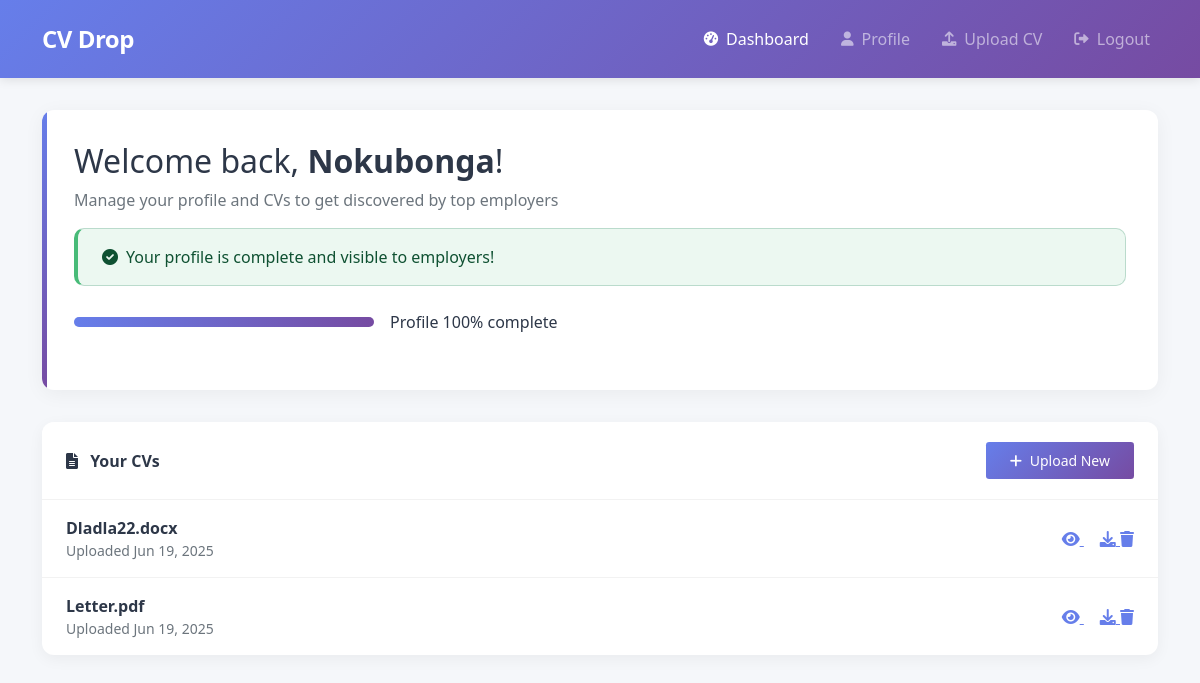
Screenshot of /student/dashboard (signed in) with the database file from the repository.
### app.py (models this page shows)
class Profile(db.Model):
    id = db.Column(db.Integer, primary_key=True)
    user_id = db.Column(db.Integer, db.ForeignKey('user.id'), nullable=False)
    name = db.Column(db.String(100))
    contact = db.Column(db.String(20))
    course = db.Column(db.String(100))
    institution = db.Column(db.String(100))
    graduation_status = db.Column(db.String(50))
    skills = db.Column(db.Text)
    experience = db.Column(db.Text)
    projects = db.Column(db.Text)
    certifications = db.Column(db.Text)
    awards = db.Column(db.Text)

class CV(db.Model):
    id = db.Column(db.Integer, primary_key=True)
    user_id = db.Column(db.Integer, db.ForeignKey('user.id'), nullable=False)
    filename = db.Column(db.String(255), nullable=False)
    original_filename = db.Column(db.String(255), nullable=False)
    upload_date = db.Column(db.DateTime, default=db.func.current_timestamp())

### app.py (the view)
    @app.route('/student/dashboard')
    @login_required
    def student_dashboard():
        if current_user.role != 'student':
            flash('Access denied. Students only.', 'danger')
            return redirect(url_for('login'))
        profile = Profile.query.filter_by(user_id=current_user.id).first()
        cvs = CV.query.filter_by(user_id=current_user.id).all()
        return render_template('student/dashboard.html', profile=profile, cvs=cvs)

### templates/student/dashboard.html (shortened to what this page needs)
<!DOCTYPE html>
<html lang="en">
<head>
    <link href="https://cdn.jsdelivr.net/npm/bootstrap@5.1.3/dist/css/bootstrap.min.css" rel="stylesheet">
    <link rel="stylesheet" href="https://cdnjs.cloudflare.com/ajax/libs/font-awesome/6.0.0/css/all.min.css">
</head>
<body>
    <nav class="navbar navbar-expand-lg navbar-dark">
        <div class="container">
            <a class="navbar-brand" href="{{ url_for('index') }}">CV Drop</a>
            <div class="collapse navbar-collapse" id="navbarNav">
                <div class="navbar-nav ms-auto">
                    <a class="nav-link active" href="{{ url_for('student_dashboard') }}">
                        <i class="fas fa-tachometer-alt"></i> Dashboard
                    </a>
                    <a class="nav-link" href="{{ url_for('student_profile') }}">
                        <i class="fas fa-user"></i> Profile
                    </a>
                    <a class="nav-link" href="{{ url_for('student_upload_cv') }}">
                        <i class="fas fa-upload"></i> Upload CV
                    </a>
                    <a class="nav-link" href="{{ url_for('logout') }}">
                        <i class="fas fa-sign-out-alt"></i> Logout
                    </a>
                </div>
            </div>
        </div>
    </nav>
    <div class="container dashboard-container">
        <div class="welcome-header">
            <h2>Welcome back, <strong>{{ profile.name or current_user.email }}</strong>!</h2>
            <p class="text-muted">Manage your profile and CVs to get discovered by top employers</p>
            {% if profile and profile.name and profile.contact and profile.course and profile.institution and profile.graduation_status %}
            <div class="alert alert-success d-flex align-items-center">
                <i class="fas fa-check-circle me-2"></i>
                <div>Your profile is complete and visible to employers!</div>
            </div>
            <div class="profile-completeness">
                <div class="progress">
                    <div class="progress-bar" style="width: 100%"></div>
                </div>
                <span>Profile 100% complete</span>
            </div>
            {% endif %}
        </div>
        <div class="card">
            <div class="card-header d-flex justify-content-between align-items-center">
                <span><i class="fas fa-file-alt me-2"></i> Your CVs</span>
                <a href="{{ url_for('student_upload_cv') }}" class="btn btn-primary btn-sm">
                    <i class="fas fa-plus me-1"></i> Upload New
                </a>
            </div>
            {% if cvs %}
            <div class="list-group list-group-flush">
                {% for cv in cvs %}
                <div class="cv-item">
                    <div>
                        <strong>{{ cv.original_filename }}</strong>
                        <div class="text-muted small">Uploaded {{ cv.upload_date.strftime('%b %d, %Y') }}</div>
                    </div>
                    <div class="cv-actions">
                        <a href="{{ url_for('student_download_cv', cv_id=cv.id) }}" target="_blank" title="View">
                            <i class="fas fa-eye"></i>
                        </a>
                        <a href="{{ url_for('student_download_cv', cv_id=cv.id) }}" download title="Download">
                            <i class="fas fa-download"></i>
                        </a>
                        <form action="{{ url_for('student_delete_cv', cv_id=cv.id) }}" method="post" style="display:inline;" onsubmit="return confirm('Are you sure you want to delete this CV?');">
                            <button type="submit" title="Delete" style="border:none;background:none;padding:0;color:var(--primary-color);">
                                <i class="fas fa-trash"></i>
                            </button>
                        </form>
                    </div>
                </div>
                {% endfor %}
            </div>
            {% endif %}
        </div>
    </div>
</body>
</html>

### templates/student/dashboard.html (style rules this page uses)
:root { --primary-color: #667eea; --secondary-color: #764ba2; --success-color: #48bb78; --warning-color: #ed8936; --light-bg: #f8f9fa; --dark-text: #2d3748; }
body { font-family: 'Segoe UI', Tahoma, Geneva, Verdana, sans-serif; background-color: #f5f7fa; color: var(--dark-text); }
.navbar { background: linear-gradient(135deg, var(--primary-color), var(--secondary-color)); box-shadow: 0 2px 10px rgba(0, 0, 0, 0.1); padding: 1rem 0; }
.navbar-brand { font-weight: 700; font-size: 1.5rem; letter-spacing: -0.5px; }
.nav-link { font-weight: 500; margin-left: 1rem; transition: all 0.3s ease; display: flex; align-items: center; }
.nav-link i { margin-right: 8px; font-size: 0.9rem; }
.dashboard-container { margin-top: 2rem; margin-bottom: 3rem; }
.welcome-header { background: white; border-radius: 12px; padding: 2rem; box-shadow: 0 4px 20px rgba(0, 0, 0, 0.05); margin-bottom: 2rem; position: relative; overflow: hidden; }
.welcome-header::before { content: ''; position: absolute; top: 0; left: 0; width: 5px; height: 100%; background: linear-gradient(to bottom, var(--primary-color), var(--secondary-color)); }
.profile-completeness { display: flex; align-items: center; margin: 1.5rem 0; }
.progress { height: 10px; width: 100%; max-width: 300px; margin-right: 1rem; border-radius: 10px; }
.progress-bar { background: linear-gradient(to right, var(--primary-color), var(--secondary-color)); }
.card { border: none; border-radius: 12px; box-shadow: 0 4px 15px rgba(0, 0, 0, 0.05); transition: transform 0.3s ease, box-shadow 0.3s ease; margin-bottom: 1.5rem; }
.card-header { background-color: white; border-bottom: 1px solid rgba(0, 0, 0, 0.05); font-weight: 600; padding: 1.25rem 1.5rem; border-radius: 12px 12px 0 0 !important; }
.cv-item { display: flex; justify-content: space-between; align-items: center; padding: 1rem 1.5rem; border-bottom: 1px solid rgba(0, 0, 0, 0.05); transition: background-color 0.2s ease; }
.cv-item:last-child { border-bottom: none; }
.cv-actions a { margin-left: 1rem; color: var(--primary-color); transition: color 0.2s ease; }
.btn-primary { background: linear-gradient(135deg, var(--primary-color), var(--secondary-color)); border: none; padding: 0.5rem 1.5rem; font-weight: 500; }
.alert { border-radius: 10px; padding: 1rem 1.5rem; }
.alert-success { background-color: rgba(72, 187, 120, 0.1); border-left: 4px solid var(--success-color); }

### rows the page displays
Profile: name "Nokubonga"
CV: original_filename "Dladla22.docx", upload_date "Jun 19, 2025"
CV: original_filename "Letter.pdf", upload_date "Jun 19, 2025"
